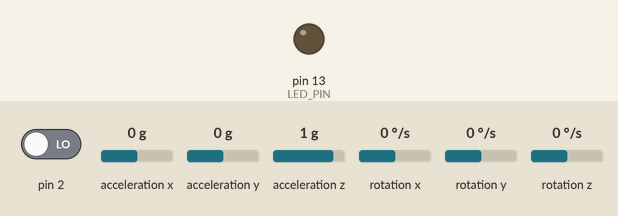
Simulated run of this sketch. Board: Arduino Uno, built with avr-gcc and run on an emulated ATmega328P. On the bench: output pins drawn as LEDs (lit = HIGH). Dashed ring = blinking. The inputs (shaded band) are chosen by the test bench; at power-on: pin 2 LOW, acceleration x 0 g, acceleration y 0 g, acceleration z 1 g, rotation x 0 °/s, rotation y 0 °/s, rotation z 0 °/s. The sensor or clock chip raises its interrupt line as the real part does; what the sketch prints to the serial monitor is not drawn.

Above: at 0.1 s.
At 0.66 s:
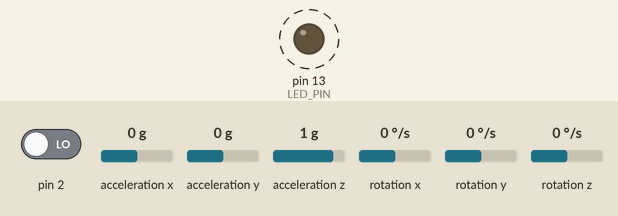
Timing chart, 0 to 3.5 s (numbered marks = the images above):
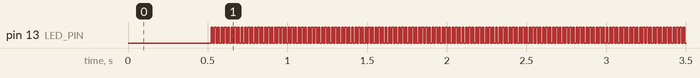

The sketch:

ArduinoCode.ino
```cpp
// Aritro Mukherjee , April 2016
// For more information  https://www.hackster.io/Aritro
//#include "I2Cdev.h"
#include "MPU6050_6Axis_MotionApps20.h"

//#if I2CDEV_IMPLEMENTATION == I2CDEV_ARDUINO_WIRE
    #include "Wire.h"
//#endif

MPU6050 mpu;
#define OUTPUT_READABLE_YAWPITCHROLL
#define LED_PIN 13
bool blinkState = false;

// MPU control/status vars
bool dmpReady = false;  // set true if DMP init was successful
uint8_t mpuIntStatus;   // holds actual interrupt status byte from MPU
uint8_t devStatus;      // return status after each device operation (0 = success, !0 = error)
uint16_t packetSize;    // expected DMP packet size (default is 42 bytes)
uint16_t fifoCount;     // count of all bytes currently in FIFO
uint8_t fifoBuffer[64]; // FIFO storage buffer

// orientation/motion vars
Quaternion q;           // [w, x, y, z]         quaternion container
VectorInt16 aa;         // [x, y, z]            accel sensor measurements
VectorInt16 aaReal;     // [x, y, z]            gravity-free accel sensor measurements
VectorInt16 aaWorld;    // [x, y, z]            world-frame accel sensor measurements
VectorFloat gravity;    // [x, y, z]            gravity vector
float euler[3];         // [psi, theta, phi]    Euler angle container
float ypr[3];           // [yaw, pitch, roll]   yaw/pitch/roll container and gravity vector

// packet structure for InvenSense teapot demo
uint8_t teapotPacket[14] = { '$', 0x02, 0,0, 0,0, 0,0, 0,0, 0x00, 0x00, '\r', '\n' };

// ================================================================
// ===               INTERRUPT DETECTION ROUTINE                ===
// ================================================================

volatile bool mpuInterrupt = false;     // indicates whether MPU interrupt pin has gone high
void dmpDataReady() {
    mpuInterrupt = true;
}

// ================================================================
// ===                      INITIAL SETUP                       ===
// ================================================================

void setup() {
    // join I2C bus (I2Cdev library doesn't do this automatically)
    #if I2CDEV_IMPLEMENTATION == I2CDEV_ARDUINO_WIRE
        Wire.begin();
        TWBR = 24; // 400kHz I2C clock (200kHz if CPU is 8MHz)
    #elif I2CDEV_IMPLEMENTATION == I2CDEV_BUILTIN_FASTWIRE
        Fastwire::setup(400, true);
    #endif

    // initialize serial communication
    // (115200 chosen because it is required for Teapot Demo output, but it's
    // really up to you depending on your project)
    Serial.begin(115200);
    while (!Serial); // wait for Leonardo enumeration, others continue immediately
    mpu.initialize();
    devStatus = mpu.dmpInitialize();

    // supply your own gyro offsets here, scaled for min sensitivity
    mpu.setXGyroOffset(220);
    mpu.setYGyroOffset(76);
    mpu.setZGyroOffset(-85);
    mpu.setZAccelOffset(1788); // 1688 factory default for my test chip

    // make sure it worked (returns 0 if so)
    if (devStatus == 0) {
        mpu.setDMPEnabled(true);

        // enable Arduino interrupt detection
        //Serial.println(F("Enabling interrupt detection (Arduino external interrupt 0)..."));
        attachInterrupt(0, dmpDataReady, RISING);
        mpuIntStatus = mpu.getIntStatus();

        // set our DMP Ready flag so the main loop() function knows it's okay to use it
        //Serial.println(F("DMP ready! Waiting for first interrupt..."));
        dmpReady = true;

        // get expected DMP packet size for later comparison
        packetSize = mpu.dmpGetFIFOPacketSize();
    } else {

        Serial.print(devStatus);
        Serial.println(F(")"));
    }

    // configure LED for output
    pinMode(LED_PIN, OUTPUT);
}

// ================================================================
// ===                    MAIN PROGRAM LOOP                     ===
// ================================================================

void loop() {
    // if programming failed, don't try to do anything
    if (!dmpReady) return;

    // wait for MPU interrupt or extra packet(s) available
    while (!mpuInterrupt && fifoCount < packetSize) {

    }

    // reset interrupt flag and get INT_STATUS byte
    mpuInterrupt = false;
    mpuIntStatus = mpu.getIntStatus();

    // get current FIFO count
    fifoCount = mpu.getFIFOCount();

    // check for overflow (this should never happen unless our code is too inefficient)
    if ((mpuIntStatus & 0x10) || fifoCount == 1024) {
        // reset so we can continue cleanly
        mpu.resetFIFO();
        //Serial.println(F("FIFO overflow!"));

    // otherwise, check for DMP data ready interrupt (this should happen frequently)
    } else if (mpuIntStatus & 0x02) {
        // wait for correct available data length, should be a VERY short wait
        while (fifoCount < packetSize) fifoCount = mpu.getFIFOCount();

        // read a packet from FIFO
        mpu.getFIFOBytes(fifoBuffer, packetSize);

        // track FIFO count here in case there is > 1 packet available
        // (this lets us immediately read more without waiting for an interrupt)
        fifoCount -= packetSize;

        #ifdef OUTPUT_READABLE_QUATERNION
            // display quaternion values in easy matrix form: w x y z
            mpu.dmpGetQuaternion(&q, fifoBuffer);
            Serial.print("quat\t");
            Serial.print(q.w);
            Serial.print("\t");
            Serial.print(q.x);
            Serial.print("\t");
            Serial.print(q.y);
            Serial.print("\t");
            Serial.println(q.z);
        #endif

        #ifdef OUTPUT_READABLE_EULER
            // display Euler angles in degrees
            mpu.dmpGetQuaternion(&q, fifoBuffer);
            mpu.dmpGetEuler(euler, &q);
            Serial.print("euler\t");
            Serial.print(euler[0] * 180/M_PI);
            Serial.print("\t");
            Serial.print(euler[1] * 180/M_PI);
            Serial.print("\t");
            Serial.println(euler[2] * 180/M_PI);
        #endif

        #ifdef OUTPUT_READABLE_YAWPITCHROLL
            // display Euler angles in degrees
            mpu.dmpGetQuaternion(&q, fifoBuffer);
            mpu.dmpGetGravity(&gravity, &q);
            mpu.dmpGetYawPitchRoll(ypr, &q, &gravity);
            //Serial.print("Phi: ");
            Serial.print(ypr[2] * 18/M_PI);
            //Serial.print("\t theta: ");
            Serial.print(" ");
            Serial.print(ypr[1] * 180/M_PI);
            //Serial.print("\t Psi: ");
            Serial.print(" ");
            Serial.println(ypr[0] * 180/M_PI);
            //delay(100);
        #endif

        #ifdef OUTPUT_READABLE_REALACCEL
            // display real acceleration, adjusted to remove gravity
            mpu.dmpGetQuaternion(&q, fifoBuffer);
            mpu.dmpGetAccel(&aa, fifoBuffer);
            mpu.dmpGetGravity(&gravity, &q);
            mpu.dmpGetLinearAccel(&aaReal, &aa, &gravity);
            Serial.print("areal\t");
            Serial.print(aaReal.x);
            Serial.print("\t");
            Serial.print(aaReal.y);
            Serial.print("\t");
            Serial.println(aaReal.z);
        #endif

        #ifdef OUTPUT_READABLE_WORLDACCEL
            // display initial world-frame acceleration, adjusted to remove gravity
            // and rotated based on known orientation from quaternion
            mpu.dmpGetQuaternion(&q, fifoBuffer);
            mpu.dmpGetAccel(&aa, fifoBuffer);
            mpu.dmpGetGravity(&gravity, &q);
            mpu.dmpGetLinearAccel(&aaReal, &aa, &gravity);
            mpu.dmpGetLinearAccelInWorld(&aaWorld, &aaReal, &q);
            Serial.print("aworld\t");
            Serial.print(aaWorld.x);
            Serial.print("\t");
            Serial.print(aaWorld.y);
            Serial.print("\t");
            Serial.println(aaWorld.z);
        #endif

        #ifdef OUTPUT_TEAPOT
            // display quaternion values in InvenSense Teapot demo format:
            teapotPacket[2] = fifoBuffer[0];
            teapotPacket[3] = fifoBuffer[1];
            teapotPacket[4] = fifoBuffer[4];
            teapotPacket[5] = fifoBuffer[5];
            teapotPacket[6] = fifoBuffer[8];
            teapotPacket[7] = fifoBuffer[9];
            teapotPacket[8] = fifoBuffer[12];
            teapotPacket[9] = fifoBuffer[13];
            Serial.write(teapotPacket, 14);
            teapotPacket[11]++; // packetCount, loops at 0xFF on purpose
        #endif

        // blink LED to indicate activity
        blinkState = !blinkState;
        digitalWrite(LED_PIN, blinkState);
    }
}
```

Measured:
- by itself, pin 13 (LED_PIN): alternates HIGH for 0.01 s and LOW for 0.01 s
